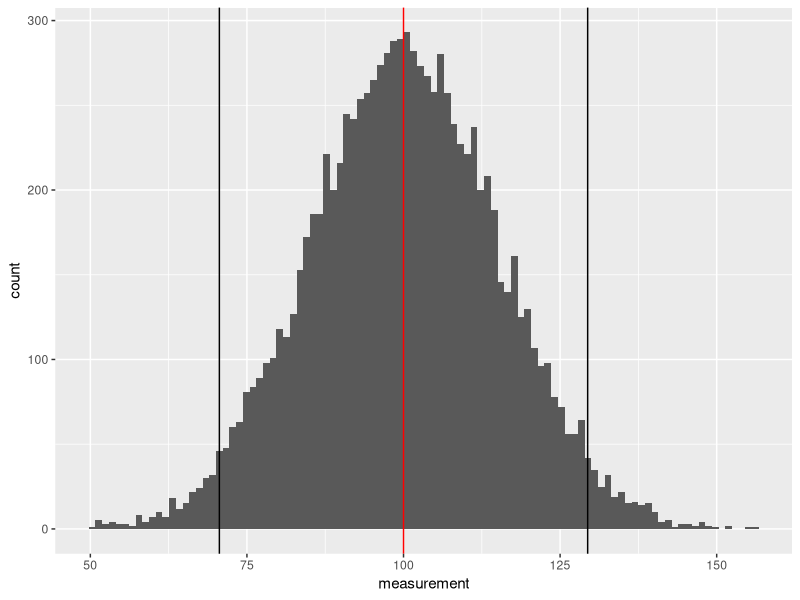
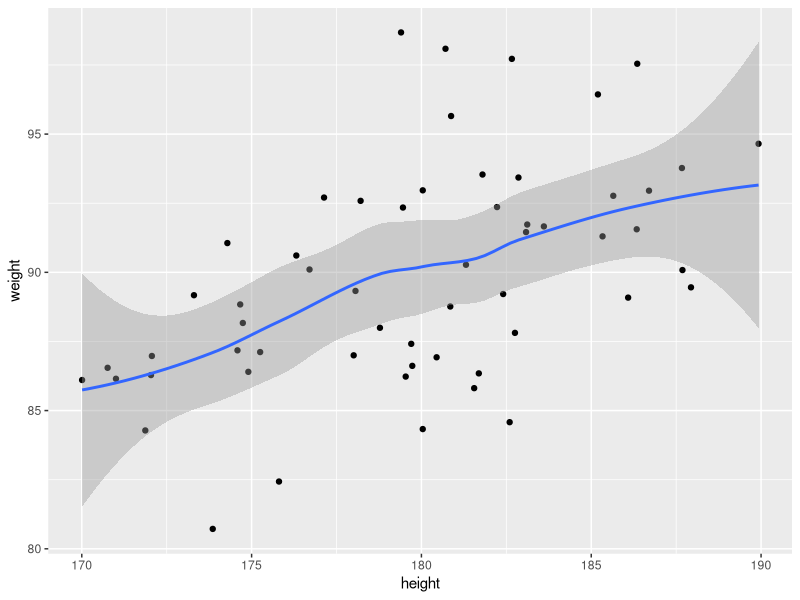
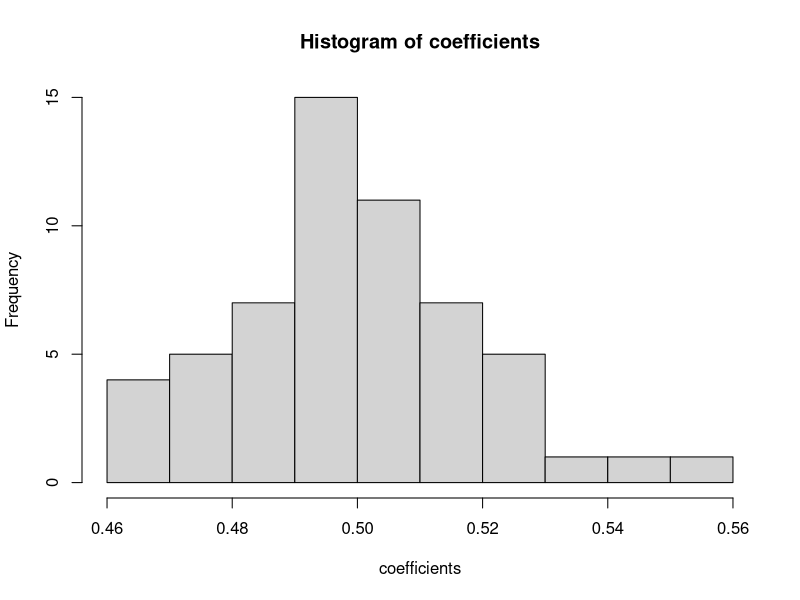
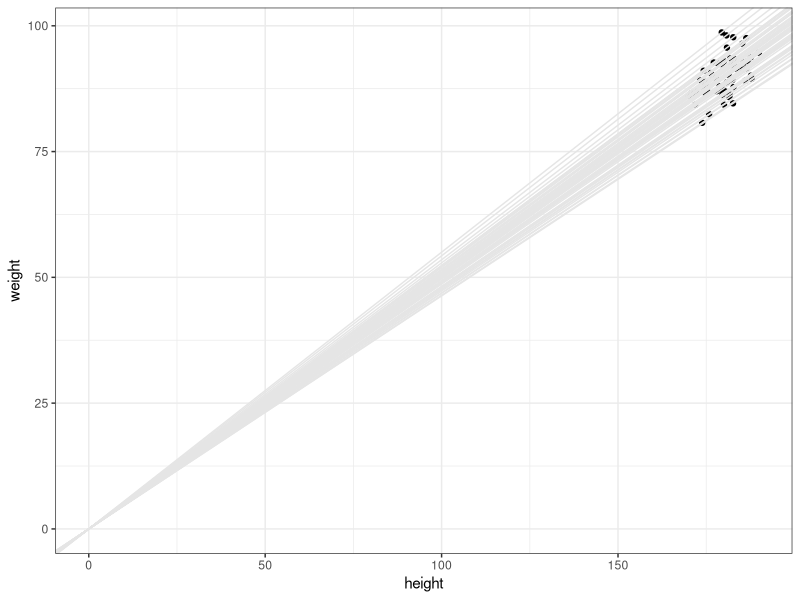
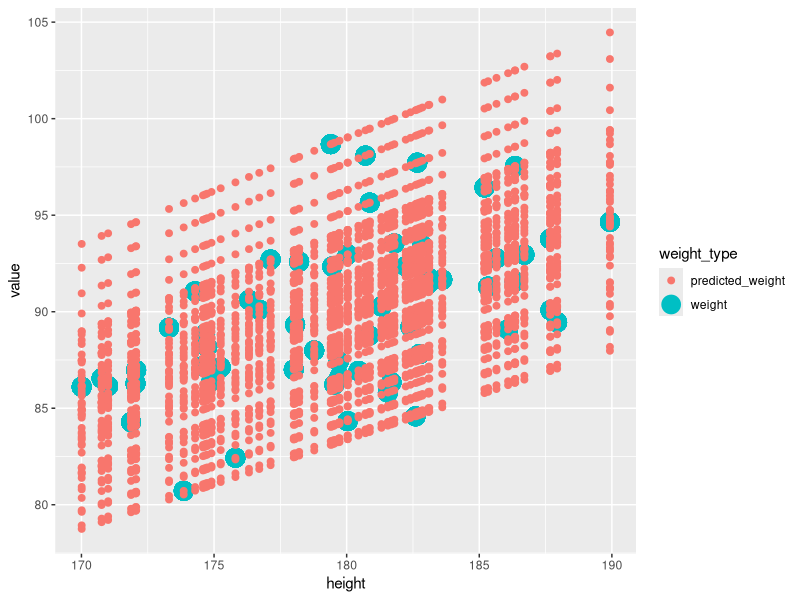

Reproduce these figures in R, in order.
## ---- chunk 1
knitr::opts_chunk$set(echo = TRUE)
library(dplyr)
library(tidyr)
## ---- chunk 2

library(ggplot2)

df.norm = data.frame(measurement=
                       rnorm(n = 10000,mean = 100,sd = 15))

ggplot(df.norm,aes(x=measurement)) +
  geom_histogram(bins=100) +
  geom_vline(xintercept = 100,color="red") +
  geom_vline(xintercept = 100-1.96*15) +
  geom_vline(xintercept = 100+1.96*15)

## ---- chunk 3

heights = rnorm(n = 57,mean = 180,sd = 5)
coefficients = rnorm(57,mean = 0.5,sd=0.02)

df.height_weight = data.frame(height=heights,
                              weight=heights*coefficients)

df.height_weight %>% head(20) %>% kableExtra::kable()

## ---- chunk 4

ggplot(df.height_weight,aes(x=height,y=weight)) +
  geom_point() +
  geom_smooth()

## ---- chunk 5

beta = 0.5
alpha = 0

## ---- chunk 6

hist(coefficients)

## ---- chunk 7

ggplot(df.height_weight,aes(x=height,y=weight)) +
  geom_point() +
  geom_abline(intercept = 0,slope = coefficients,color="gray90") +
  scale_x_continuous(limits=c(0,NA)) +
  scale_y_continuous(limits=c(0,NA)) +
  theme_bw()

## ---- chunk 8

df.height_weight %>% 
  crossing(coefficients) %>% 
  dplyr::mutate(predicted_weight=height*coefficients) %>% 
  slice(20) %>% 
  kableExtra::kable()


df.height_weight %>% 
  crossing(coefficients) %>% 
  dplyr::mutate(predicted_weight=height*coefficients) %>% 
  gather(weight_type,value,weight,predicted_weight) %>% 
  ggplot(.,aes(x=height,y=value,group=weight_type,color=weight_type,size=weight_type)) +
  geom_point()
